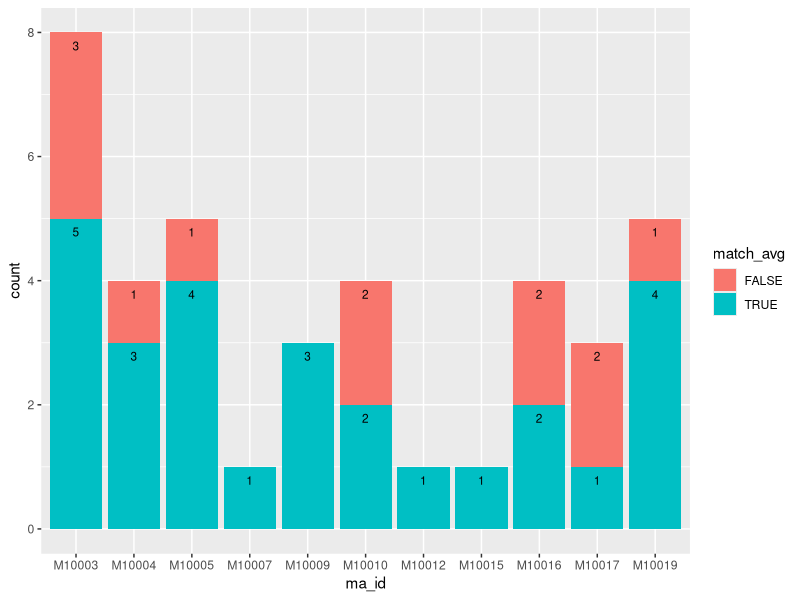
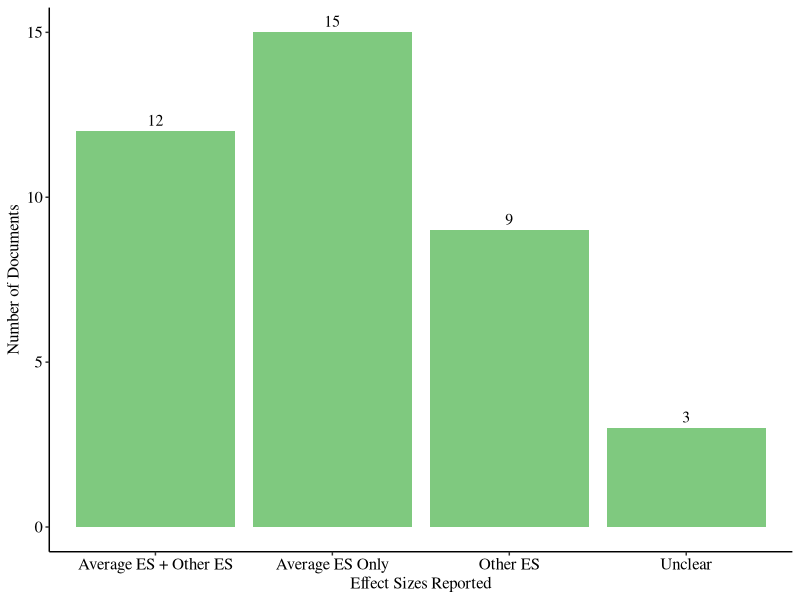

Write the R code that produced these figures, in order.
## ---- chunk 1
knitr::opts_chunk$set(echo = TRUE)
## ---- chunk 2
library(tidyverse)
library(RColorBrewer)
library(scales)
## ---- chunk 3
viz_theme <- theme_classic() + 
  theme(legend.text = element_text(size = 12, color = "black", family = "serif"),
        legend.title = element_text(size = 12, color = "black", family = "serif"),
        axis.text = element_text(color = "black", size = 12, family = "serif"),
        axis.title = element_text(size = 12, color = "black", family = "serif"))

## ---- chunk 4
# Subset data
es <- read.csv("data/es_ma.csv")
## ---- chunk 5
table(es$stat_info)

# look at other code explanations
es_other <- es %>%
  filter(stat_info == "Other")

es_other
# all are not specific to the reference

es_yes <- es %>%
  filter(stat_info == "Yes") %>%
  filter(unique_id != "U10645") %>% # mistakenly coded as Yes
  filter(unique_id != "U10431") %>% # mistakenly coded as Yes
  select(ma_id, label, unique_id, id, stat_info, stat_explain, es_value, average_es)

table(es_yes$stat_info) # confirm only yes
## ---- chunk 6
es_split <- es_yes %>%
  mutate(nums = str_extract_all(stat_explain, "-?(?:\\d+\\.\\d+|\\.\\d+)")) %>%
  mutate(nums = lapply(nums, \(x) gsub("^\\.", "0.", x))) %>% # add 0 in front
  mutate(nums = lapply(nums, \(x) gsub("^\\-\\.", "-0.", x))) %>% # add 0 in front
  unnest_wider(nums, names_sep = "_") %>%
  mutate(across(starts_with("nums_"), as.numeric)) %>%
  mutate(across(starts_with("nums_"), ~ format(round(.x, 2), nsmall = 2)))
## ---- chunk 7
es_split <- es_split %>%
  mutate(across(starts_with("nums_"), as.numeric)) %>%   
  mutate(match_avg = if_any(
    starts_with("nums_"),
    ~ replace(.x == average_es, is.na(.x), FALSE)))

table(es_split$match_avg)
## ---- chunk 8
es_no_match <- es_split %>%
  filter(match_avg == FALSE) 

view(es_no_match)
## ---- chunk 9
ggplot(es_split, aes(x = ma_id, fill = match_avg)) +
  geom_bar() +
  geom_text(stat = 'count', aes(label = after_stat(count)), 
            position = position_stack(), 
            vjust = 2, size = 3, colour = "black")
## ---- chunk 10
es_type <- es_split %>%
  mutate(avg_es_yes = case_when(
    match_avg == TRUE & (is.na(nums_2) | nums_2 == "") ~ "Average ES Only",
    match_avg == TRUE & (!is.na(nums_2) & nums_2 != "") ~ "Average ES + Other ES",
    match_avg == FALSE ~ "Other ES")) %>% 
  mutate(avg_es_yes = ifelse(unique_id %in% c("U10234", "U10849", "U10850"), 
                             "Unclear", avg_es_yes))

table(es_type$avg_es_yes)

type_es <- ggplot(es_type, aes(avg_es_yes)) +
  geom_bar(fill = "#7FC97F") +
  geom_text(stat = "count", aes(label = ..count..), vjust = -0.5, 
            family = "serif", size = 4) +
  labs(x = "Effect Sizes Reported", y = "Number of Documents") +
  viz_theme

type_es

# save image
# ggsave("visuals/es_reported.png", type_es, device = "png",  dpi = 600, height = 5, width = 7)
